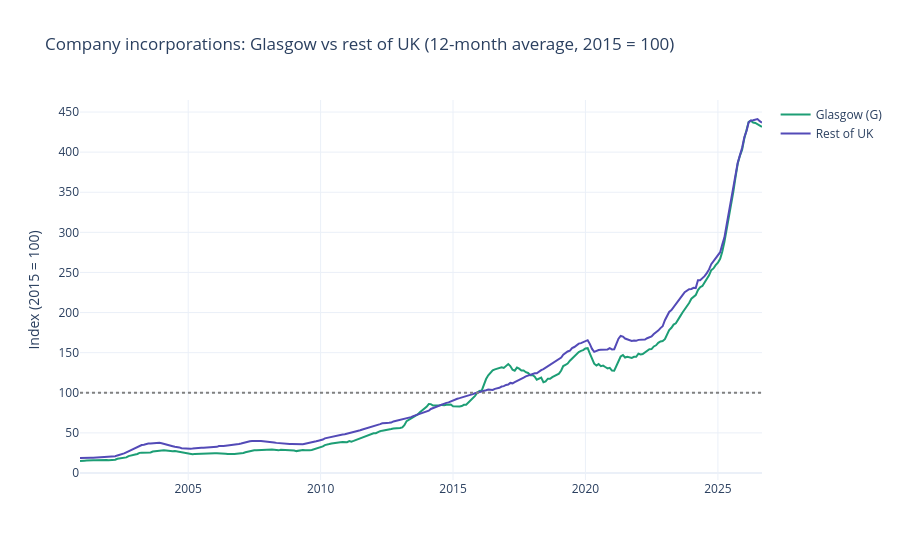

The notebook cell this image was saved under:
### Code cell
import plotly.express as px     # if missing: %pip install plotly, then restart the kernel

long = (idx.reset_index()
           .melt(id_vars="IncorporationDate", var_name="region", value_name="index")
           .dropna())
pfig = px.line(long, x="IncorporationDate", y="index", color="region",
               color_discrete_map={r: COLORS[r] for r in ["Glasgow (G)", "Rest of UK"]},
               labels={"IncorporationDate": "", "index": "Index (2015 = 100)", "region": ""},
               title="Company incorporations: Glasgow vs rest of UK (12-month average, 2015 = 100)")
pfig.add_hline(y=100, line_dash="dot", line_color="gray")
pfig.update_layout(template="plotly_white", hovermode="x unified")
out = ROOT / "reports" / "interactive_glasgow_vs_uk.html"
pfig.write_html(out, include_plotlyjs="cdn")
pfig.show()
print("saved:", out)

### Figure 1 — Plotly figure (JSON) as saved in the notebook; plotly's stock layout.template omitted (floating-point values rounded to 4 significant figures; data arrays with more than 128 entries replaced by an {"elided": "..."} marker saying what was removed)
{"data": [{"hovertemplate": "=%{x}<br>Index (2015 = 100)=%{y}<extra></extra>", "legendgroup": "Glasgow (G)", "line": {"color": "#1D9E75", "dash": "solid"}, "marker": {"symbol": "circle"}, "mode": "lines", "name": "Glasgow (G)", "orientation": "v", "showlegend": true, "type": "scatter", "x": {"elided": "310 str values"}, "xaxis": "x", "y": {"elided": "310 float values"}, "yaxis": "y"}, {"hovertemplate": "=%{x}<br>Index (2015 = 100)=%{y}<extra></extra>", "legendgroup": "Rest of UK", "line": {"color": "#534AB7", "dash": "solid"}, "marker": {"symbol": "circle"}, "mode": "lines", "name": "Rest of UK", "orientation": "v", "showlegend": true, "type": "scatter", "x": {"elided": "310 str values"}, "xaxis": "x", "y": {"elided": "310 float values"}, "yaxis": "y"}], "layout": {"hovermode": "x unified", "legend": {"title": {"text": ""}, "tracegroupgap": 0}, "shapes": [{"line": {"color": "gray", "dash": "dot"}, "type": "line", "x0": 0, "x1": 1, "xref": "x domain", "y0": 100, "y1": 100, "yref": "y"}], "title": {"text": "Company incorporations: Glasgow vs rest of UK (12-month average, 2015 = 100)"}, "xaxis": {"anchor": "y", "domain": [0, 1], "title": {"text": ""}}, "yaxis": {"anchor": "x", "domain": [0, 1], "title": {"text": "Index (2015 = 100)"}}}}
